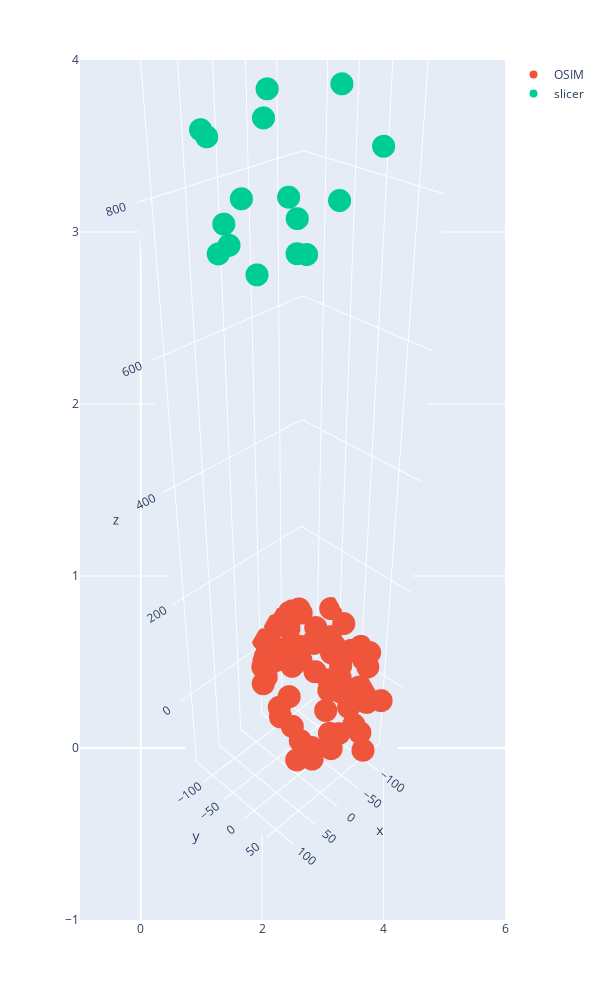

The code cell stored with this chart in its notebook:
### Code cell
import plotly.express as px
import plotly.graph_objects as go
fig = px.scatter(width=600, height=1000)
fig.add_trace(go.Scatter3d(x = pelvis_osim_mark_mscl['r'], y = pelvis_osim_mark_mscl['a'], z=pelvis_osim_mark_mscl['s'], mode = 'markers', name = 'OSIM'))
fig.add_trace(go.Scatter3d(x = pelvis_mri['r'],  y = pelvis_mri['a'], z=pelvis_mri['s'], mode = 'markers', name = 'slicer'))
fig.update_scenes(aspectmode="data" )
fig.update_scenes(aspectmode="data" )
camera = dict(
    up=dict(x=0, y=0, z=1),
    center=dict(x=0, y=0, z=0),
    eye=dict(x=2, y=2, z=2)
)
fig.update_layout(scene_camera=camera)
fig.show()

### Figure 1 — Plotly figure (JSON) as saved in the notebook; plotly's stock layout.template omitted (floating-point values rounded to 4 significant figures)
{"data": [{"hovertemplate": "<extra></extra>", "legendgroup": "", "marker": {"color": "#636efa", "symbol": "circle"}, "mode": "markers", "name": "", "orientation": "v", "showlegend": false, "type": "scatter", "xaxis": "x", "yaxis": "y"}, {"mode": "markers", "name": "OSIM", "type": "scatter3d", "x": [0.5879, 0.5879, -137.9, -137.9, -30.69, -68.68, -68.68, -109.2, -109.2, -114.3, -114.3, -83.64, -83.64, -56.28, -56.28, -100.7, -19.1, -7.58, -74.04, -89.62, -52.66, -30.98, -104, -123.1, -125.7, -131.7, -134.4, -130, -127.3, -49.14, -84.73, -99.87, -29.58, -61.6, -78.9, -47.36, -60.5, -13.5, -101.8, -102.0, -60.6, -20.5, -24, -19.5, -98.7, -103.8, -20.34, -19.1, -7.58, -74.04, -89.62, -52.66, -30.98, -104, -123.1, -125.7, -131.7, -134.4, -130, -127.3, -49, -85, -100, -30, -61.6, -78.9, -47.36, -60.5, -13.5, -101.8, -102.0, -60.6, -20.5, -24, -19.5, -98.7, -103.8, -20], "y": [-3.874, -3.874, 17.54, 17.54, -111.0, 77.03, 77.03, -69.79, -69.79, -108.4, -108.4, -133.1, -133.1, -78.49, -78.49, 81.5, -94, -88.9, -127.7, -129.8, -120.8, -107.6, -119.1, 34.5, -24.2, 8.7, -60.9, -52.5, -126.3, 26.15, 54.63, 15.56, -0.1082, 10.0, -15.5, -129.3, 30.9, -55.7, -6.53, -30.66, 62, -65.4, -38.8, -15.6, -114, -125.3, 10.85, -94, -88.9, -127.7, -129.8, -120.8, -107.6, -119.1, 34.5, -24.2, 8.7, -60.9, -52.5, -126.3, 26, 55, 16, 0, 10, -15.5, -129.3, 30.9, -55.7, -6.53, -30.66, 62, -65.4, -38.8, -15.6, -114, -125.3, 11], "z": [-126.2, 126.2, -39.8, 39.8, 0, 93.13, -93.13, 50.2, -50.2, 54, -54, 43.47, -43.47, 77.26, -77.26, 0, 15.4, 18.88, 39.82, 41.71, 28.54, 13.65, 58.6, 56.3, 77.9, 46.2, 81.3, 9, 43.5, 115.3, 81.98, 63.9, 118.5, 101.1, 79.8, 24.56, 84.3, 75.6, 13.51, 60.92, 39, 65.6, 93.3, 105.6, 61.4, 51.5, 129.3, -15.4, -18.88, -39.82, -41.71, -28.54, -13.65, -58.6, -56.3, -77.9, -46.2, -81.3, -9, -43.5, -115, -82, -64, -118, -101, -79.8, -24.56, -84.3, -75.6, -13.51, -60.92, -39, -65.6, -93.3, -105.6, -61.4, -51.5, -129]}, {"mode": "markers", "name": "slicer", "type": "scatter3d", "x": [-104.0, 113.1, -40.92, 47.05, 1.931, 109.5, -102.5, 53.92, -49.22, 60.47, -65.12, 38.0, -40.42, 88.23, -83.84, 3.677], "y": [27.38, 26.09, -102.3, -101.3, -4.647, -36.68, -37.46, -70.41, -69.73, -74.73, -70.98, -34.03, -30.64, -23.87, -19.27, -48.76], "z": [850.6, 844.4, 868.7, 865.8, 744.4, 899.5, 907.1, 775.8, 781.4, 740.8, 750.5, 720.5, 723.4, 773.6, 781.4, 918.5]}], "layout": {"height": 1000, "legend": {"tracegroupgap": 0}, "margin": {"t": 60}, "scene": {"aspectmode": "data", "camera": {"center": {"x": 0, "y": 0, "z": 0}, "eye": {"x": 2, "y": 2, "z": 2}, "up": {"x": 0, "y": 0, "z": 1}}}, "width": 600, "xaxis": {"anchor": "y", "domain": [0, 1]}, "yaxis": {"anchor": "x", "domain": [0, 1]}}}
